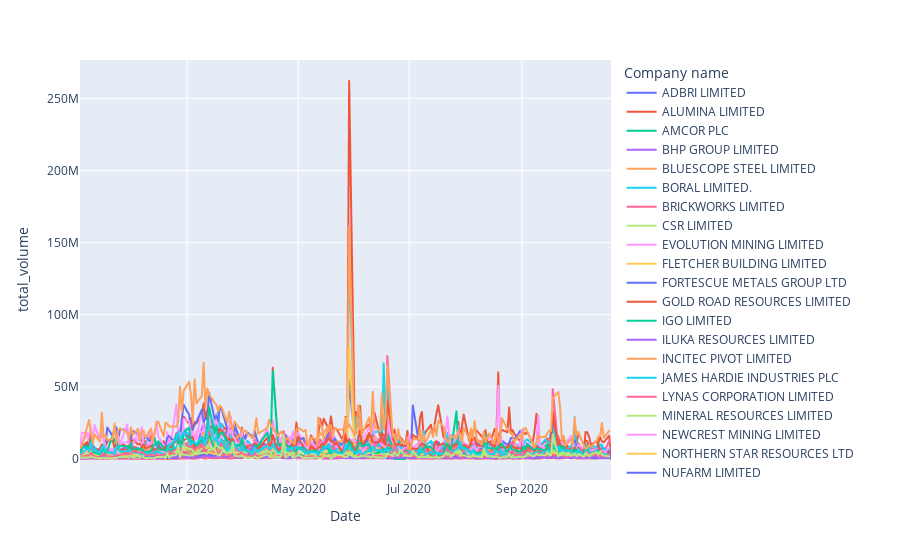

Notebook code cell kept with this figure:
### Code cell
#now, let's drill down to some inetresting sectors to see which underlying stocks contribute to the movements 
#materials
monthly_total_volume_company = asx_sector_price.groupby(['GICS industry group', 'Date', 'Company name'])['Volume'].agg('sum').reset_index(name="total_volume")

monthly_total_volume_company_MATERIAL = monthly_total_volume_company[(monthly_total_volume_company['GICS industry group'] == 'Materials')]

monthly_total_volume_company_MATERIAL_topStocks = monthly_total_volume_company_MATERIAL.groupby('Company name')['total_volume'].agg('sum').sort_values().tail(7)
monthly_total_volume_company_MATERIAL_topStocks.plot(x="Company name", y="total_volume",kind='barh')


fig1 = px.line(monthly_total_volume_company_MATERIAL, x="Date", y="total_volume", color='Company name')
fig1.show()

### Figure 1 — Plotly figure (JSON) as saved in the notebook; plotly's stock layout.template omitted (floating-point values rounded to 4 significant figures; data arrays with more than 128 entries replaced by an {"elided": "..."} marker saying what was removed)
{"data": [{"hovertemplate": "Company name=ADBRI LIMITED<br>Date=%{x}<br>total_volume=%{y}<extra></extra>", "legendgroup": "ADBRI LIMITED", "line": {"color": "#636efa", "dash": "solid"}, "mode": "lines", "name": "ADBRI LIMITED", "showlegend": true, "type": "scattergl", "x": {"elided": "205 str values"}, "xaxis": "x", "y": {"elided": "205 int values"}, "yaxis": "y"}, {"hovertemplate": "Company name=ALUMINA LIMITED<br>Date=%{x}<br>total_volume=%{y}<extra></extra>", "legendgroup": "ALUMINA LIMITED", "line": {"color": "#EF553B", "dash": "solid"}, "mode": "lines", "name": "ALUMINA LIMITED", "showlegend": true, "type": "scattergl", "x": {"elided": "205 str values"}, "xaxis": "x", "y": {"elided": "205 int values"}, "yaxis": "y"}, {"hovertemplate": "Company name=AMCOR PLC<br>Date=%{x}<br>total_volume=%{y}<extra></extra>", "legendgroup": "AMCOR PLC", "line": {"color": "#00cc96", "dash": "solid"}, "mode": "lines", "name": "AMCOR PLC", "showlegend": true, "type": "scattergl", "x": {"elided": "205 str values"}, "xaxis": "x", "y": {"elided": "205 int values"}, "yaxis": "y"}, {"hovertemplate": "Company name=BHP GROUP LIMITED<br>Date=%{x}<br>total_volume=%{y}<extra></extra>", "legendgroup": "BHP GROUP LIMITED", "line": {"color": "#ab63fa", "dash": "solid"}, "mode": "lines", "name": "BHP GROUP LIMITED", "showlegend": true, "type": "scattergl", "x": {"elided": "205 str values"}, "xaxis": "x", "y": {"elided": "205 int values"}, "yaxis": "y"}, {"hovertemplate": "Company name=BLUESCOPE STEEL LIMITED<br>Date=%{x}<br>total_volume=%{y}<extra></extra>", "legendgroup": "BLUESCOPE STEEL LIMITED", "line": {"color": "#FFA15A", "dash": "solid"}, "mode": "lines", "name": "BLUESCOPE STEEL LIMITED", "showlegend": true, "type": "scattergl", "x": {"elided": "205 str values"}, "xaxis": "x", "y": {"elided": "205 int values"}, "yaxis": "y"}, {"hovertemplate": "Company name=BORAL LIMITED.<br>Date=%{x}<br>total_volume=%{y}<extra></extra>", "legendgroup": "BORAL LIMITED.", "line": {"color": "#19d3f3", "dash": "solid"}, "mode": "lines", "name": "BORAL LIMITED.", "showlegend": true, "type": "scattergl", "x": {"elided": "205 str values"}, "xaxis": "x", "y": {"elided": "205 int values"}, "yaxis": "y"}, {"hovertemplate": "Company name=BRICKWORKS LIMITED<br>Date=%{x}<br>total_volume=%{y}<extra></extra>", "legendgroup": "BRICKWORKS LIMITED", "line": {"color": "#FF6692", "dash": "solid"}, "mode": "lines", "name": "BRICKWORKS LIMITED", "showlegend": true, "type": "scattergl", "x": {"elided": "205 str values"}, "xaxis": "x", "y": {"elided": "205 int values"}, "yaxis": "y"}, {"hovertemplate": "Company name=CSR LIMITED<br>Date=%{x}<br>total_volume=%{y}<extra></extra>", "legendgroup": "CSR LIMITED", "line": {"color": "#B6E880", "dash": "solid"}, "mode": "lines", "name": "CSR LIMITED", "showlegend": true, "type": "scattergl", "x": {"elided": "205 str values"}, "xaxis": "x", "y": {"elided": "205 int values"}, "yaxis": "y"}, {"hovertemplate": "Company name=EVOLUTION MINING LIMITED<br>Date=%{x}<br>total_volume=%{y}<extra></extra>", "legendgroup": "EVOLUTION MINING LIMITED", "line": {"color": "#FF97FF", "dash": "solid"}, "mode": "lines", "name": "EVOLUTION MINING LIMITED", "showlegend": true, "type": "scattergl", "x": {"elided": "205 str values"}, "xaxis": "x", "y": {"elided": "205 int values"}, "yaxis": "y"}, {"hovertemplate": "Company name=FLETCHER BUILDING LIMITED<br>Date=%{x}<br>total_volume=%{y}<extra></extra>", "legendgroup": "FLETCHER BUILDING LIMITED", "line": {"color": "#FECB52", "dash": "solid"}, "mode": "lines", "name": "FLETCHER BUILDING LIMITED", "showlegend": true, "type": "scattergl", "x": {"elided": "205 str values"}, "xaxis": "x", "y": {"elided": "205 int values"}, "yaxis": "y"}, {"hovertemplate": "Company name=FORTESCUE METALS GROUP LTD<br>Date=%{x}<br>total_volume=%{y}<extra></extra>", "legendgroup": "FORTESCUE METALS GROUP LTD", "line": {"color": "#636efa", "dash": "solid"}, "mode": "lines", "name": "FORTESCUE METALS GROUP LTD", "showlegend": true, "type": "scattergl", "x": {"elided": "205 str values"}, "xaxis": "x", "y": {"elided": "205 int values"}, "yaxis": "y"}, {"hovertemplate": "Company name=GOLD ROAD RESOURCES LIMITED<br>Date=%{x}<br>total_volume=%{y}<extra></extra>", "legendgroup": "GOLD ROAD RESOURCES LIMITED", "line": {"color": "#EF553B", "dash": "solid"}, "mode": "lines", "name": "GOLD ROAD RESOURCES LIMITED", "showlegend": true, "type": "scattergl", "x": {"elided": "204 str values"}, "xaxis": "x", "y": {"elided": "204 int values"}, "yaxis": "y"}, {"hovertemplate": "Company name=IGO LIMITED<br>Date=%{x}<br>total_volume=%{y}<extra></extra>", "legendgroup": "IGO LIMITED", "line": {"color": "#00cc96", "dash": "solid"}, "mode": "lines", "name": "IGO LIMITED", "showlegend": true, "type": "scattergl", "x": {"elided": "204 str values"}, "xaxis": "x", "y": {"elided": "204 int values"}, "yaxis": "y"}, {"hovertemplate": "Company name=ILUKA RESOURCES LIMITED<br>Date=%{x}<br>total_volume=%{y}<extra></extra>", "legendgroup": "ILUKA RESOURCES LIMITED", "line": {"color": "#ab63fa", "dash": "solid"}, "mode": "lines", "name": "ILUKA RESOURCES LIMITED", "showlegend": true, "type": "scattergl", "x": {"elided": "204 str values"}, "xaxis": "x", "y": {"elided": "204 int values"}, "yaxis": "y"}, {"hovertemplate": "Company name=INCITEC PIVOT LIMITED<br>Date=%{x}<br>total_volume=%{y}<extra></extra>", "legendgroup": "INCITEC PIVOT LIMITED", "line": {"color": "#FFA15A", "dash": "solid"}, "mode": "lines", "name": "INCITEC PIVOT LIMITED", "showlegend": true, "type": "scattergl", "x": {"elided": "204 str values"}, "xaxis": "x", "y": {"elided": "204 int values"}, "yaxis": "y"}, {"hovertemplate": "Company name=JAMES HARDIE INDUSTRIES PLC<br>Date=%{x}<br>total_volume=%{y}<extra></extra>", "legendgroup": "JAMES HARDIE INDUSTRIES PLC", "line": {"color": "#19d3f3", "dash": "solid"}, "mode": "lines", "name": "JAMES HARDIE INDUSTRIES PLC", "showlegend": true, "type": "scattergl", "x": {"elided": "204 str values"}, "xaxis": "x", "y": {"elided": "204 int values"}, "yaxis": "y"}, {"hovertemplate": "Company name=LYNAS CORPORATION LIMITED<br>Date=%{x}<br>total_volume=%{y}<extra></extra>", "legendgroup": "LYNAS CORPORATION LIMITED", "line": {"color": "#FF6692", "dash": "solid"}, "mode": "lines", "name": "LYNAS CORPORATION LIMITED", "showlegend": true, "type": "scattergl", "x": {"elided": "204 str values"}, "xaxis": "x", "y": {"elided": "204 int values"}, "yaxis": "y"}, {"hovertemplate": "Company name=MINERAL RESOURCES LIMITED<br>Date=%{x}<br>total_volume=%{y}<extra></extra>", "legendgroup": "MINERAL RESOURCES LIMITED", "line": {"color": "#B6E880", "dash": "solid"}, "mode": "lines", "name": "MINERAL RESOURCES LIMITED", "showlegend": true, "type": "scattergl", "x": {"elided": "204 str values"}, "xaxis": "x", "y": {"elided": "204 int values"}, "yaxis": "y"}, {"hovertemplate": "Company name=NEWCREST MINING LIMITED<br>Date=%{x}<br>total_volume=%{y}<extra></extra>", "legendgroup": "NEWCREST MINING LIMITED", "line": {"color": "#FF97FF", "dash": "solid"}, "mode": "lines", "name": "NEWCREST MINING LIMITED", "showlegend": true, "type": "scattergl", "x": {"elided": "204 str values"}, "xaxis": "x", "y": {"elided": "204 int values"}, "yaxis": "y"}, {"hovertemplate": "Company name=NORTHERN STAR RESOURCES LTD<br>Date=%{x}<br>total_volume=%{y}<extra></extra>", "legendgroup": "NORTHERN STAR RESOURCES LTD", "line": {"color": "#FECB52", "dash": "solid"}, "mode": "lines", "name": "NORTHERN STAR RESOURCES LTD", "showlegend": true, "type": "scattergl", "x": {"elided": "204 str values"}, "xaxis": "x", "y": {"elided": "204 int values"}, "yaxis": "y"}, {"hovertemplate": "Company name=NUFARM LIMITED<br>Date=%{x}<br>total_volume=%{y}<extra></extra>", "legendgroup": "NUFARM LIMITED", "line": {"color": "#636efa", "dash": "solid"}, "mode": "lines", "name": "NUFARM LIMITED", "showlegend": true, "type": "scattergl", "x": {"elided": "204 str values"}, "xaxis": "x", "y": {"elided": "204 int values"}, "yaxis": "y"}, {"hovertemplate": "Company name=ORICA LIMITED<br>Date=%{x}<br>total_volume=%{y}<extra></extra>", "legendgroup": "ORICA LIMITED", "line": {"color": "#EF553B", "dash": "solid"}, "mode": "lines", "name": "ORICA LIMITED", "showlegend": true, "type": "scattergl", "x": {"elided": "204 str values"}, "xaxis": "x", "y": {"elided": "204 int values"}, "yaxis": "y"}, {"hovertemplate": "Company name=ORORA LIMITED<br>Date=%{x}<br>total_volume=%{y}<extra></extra>", "legendgroup": "ORORA LIMITED", "line": {"color": "#00cc96", "dash": "solid"}, "mode": "lines", "name": "ORORA LIMITED", "showlegend": true, "type": "scattergl", "x": {"elided": "204 str values"}, "xaxis": "x", "y": {"elided": "204 int values"}, "yaxis": "y"}, {"hovertemplate": "Company name=OZ MINERALS LIMITED<br>Date=%{x}<br>total_volume=%{y}<extra></extra>", "legendgroup": "OZ MINERALS LIMITED", "line": {"color": "#ab63fa", "dash": "solid"}, "mode": "lines", "name": "OZ MINERALS LIMITED", "showlegend": true, "type": "scattergl", "x": {"elided": "204 str values"}, "xaxis": "x", "y": {"elided": "204 int values"}, "yaxis": "y"}, {"hovertemplate": "Company name=PERENTI GLOBAL LIMITED<br>Date=%{x}<br>total_volume=%{y}<extra></extra>", "legendgroup": "PERENTI GLOBAL LIMITED", "line": {"color": "#FFA15A", "dash": "solid"}, "mode": "lines", "name": "PERENTI GLOBAL LIMITED", "showlegend": true, "type": "scattergl", "x": {"elided": "204 str values"}, "xaxis": "x", "y": {"elided": "204 int values"}, "yaxis": "y"}, {"hovertemplate": "Company name=PERSEUS MINING LIMITED<br>Date=%{x}<br>total_volume=%{y}<extra></extra>", "legendgroup": "PERSEUS MINING LIMITED", "line": {"color": "#19d3f3", "dash": "solid"}, "mode": "lines", "name": "PERSEUS MINING LIMITED", "showlegend": true, "type": "scattergl", "x": {"elided": "204 str values"}, "xaxis": "x", "y": {"elided": "204 int values"}, "yaxis": "y"}, {"hovertemplate": "Company name=RAMELIUS RESOURCES LIMITED<br>Date=%{x}<br>total_volume=%{y}<extra></extra>", "legendgroup": "RAMELIUS RESOURCES LIMITED", "line": {"color": "#FF6692", "dash": "solid"}, "mode": "lines", "name": "RAMELIUS RESOURCES LIMITED", "showlegend": true, "type": "scattergl", "x": {"elided": "204 str values"}, "xaxis": "x", "y": {"elided": "204 int values"}, "yaxis": "y"}, {"hovertemplate": "Company name=REGIS RESOURCES LIMITED<br>Date=%{x}<br>total_volume=%{y}<extra></extra>", "legendgroup": "REGIS RESOURCES LIMITED", "line": {"color": "#B6E880", "dash": "solid"}, "mode": "lines", "name": "REGIS RESOURCES LIMITED", "showlegend": true, "type": "scattergl", "x": {"elided": "204 str values"}, "xaxis": "x", "y": {"elided": "204 int values"}, "yaxis": "y"}, {"hovertemplate": "Company name=RESOLUTE MINING LIMITED<br>Date=%{x}<br>total_volume=%{y}<extra></extra>", "legendgroup": "RESOLUTE MINING LIMITED", "line": {"color": "#FF97FF", "dash": "solid"}, "mode": "lines", "name": "RESOLUTE MINING LIMITED", "showlegend": true, "type": "scattergl", "x": {"elided": "204 str values"}, "xaxis": "x", "y": {"elided": "204 int values"}, "yaxis": "y"}, {"hovertemplate": "Company name=RIO TINTO LIMITED<br>Date=%{x}<br>total_volume=%{y}<extra></extra>", "legendgroup": "RIO TINTO LIMITED", "line": {"color": "#FECB52", "dash": "solid"}, "mode": "lines", "name": "RIO TINTO LIMITED", "showlegend": true, "type": "scattergl", "x": {"elided": "204 str values"}, "xaxis": "x", "y": {"elided": "204 int values"}, "yaxis": "y"}, {"hovertemplate": "Company name=SANDFIRE RESOURCES LIMITED<br>Date=%{x}<br>total_volume=%{y}<extra></extra>", "legendgroup": "SANDFIRE RESOURCES LIMITED", "line": {"color": "#636efa", "dash": "solid"}, "mode": "lines", "name": "SANDFIRE RESOURCES LIMITED", "showlegend": true, "type": "scattergl", "x": {"elided": "204 str values"}, "xaxis": "x", "y": {"elided": "204 int values"}, "yaxis": "y"}, {"hovertemplate": "Company name=SARACEN MINERAL HOLDINGS LIMITED<br>Date=%{x}<br>total_volume=%{y}<extra></extra>", "legendgroup": "SARACEN MINERAL HOLDINGS LIMITED", "line": {"color": "#EF553B", "dash": "solid"}, "mode": "lines", "name": "SARACEN MINERAL HOLDINGS LIMITED", "showlegend": true, "type": "scattergl", "x": {"elided": "204 str values"}, "xaxis": "x", "y": {"elided": "204 int values"}, "yaxis": "y"}, {"hovertemplate": "Company name=SILVER LAKE RESOURCES LIMITED<br>Date=%{x}<br>total_volume=%{y}<extra></extra>", "legendgroup": "SILVER LAKE RESOURCES LIMITED", "line": {"color": "#00cc96", "dash": "solid"}, "mode": "lines", "name": "SILVER LAKE RESOURCES LIMITED", "showlegend": true, "type": "scattergl", "x": {"elided": "204 str values"}, "xaxis": "x", "y": {"elided": "204 int values"}, "yaxis": "y"}, {"hovertemplate": "Company name=SIMS LIMITED<br>Date=%{x}<br>total_volume=%{y}<extra></extra>", "legendgroup": "SIMS LIMITED", "line": {"color": "#ab63fa", "dash": "solid"}, "mode": "lines", "name": "SIMS LIMITED", "showlegend": true, "type": "scattergl", "x": {"elided": "204 str values"}, "xaxis": "x", "y": {"elided": "204 int values"}, "yaxis": "y"}, {"hovertemplate": "Company name=SOUTH32 LIMITED<br>Date=%{x}<br>total_volume=%{y}<extra></extra>", "legendgroup": "SOUTH32 LIMITED", "line": {"color": "#FFA15A", "dash": "solid"}, "mode": "lines", "name": "SOUTH32 LIMITED", "showlegend": true, "type": "scattergl", "x": {"elided": "204 str values"}, "xaxis": "x", "y": {"elided": "204 int values"}, "yaxis": "y"}, {"hovertemplate": "Company name=ST BARBARA LIMITED<br>Date=%{x}<br>total_volume=%{y}<extra></extra>", "legendgroup": "ST BARBARA LIMITED", "line": {"color": "#19d3f3", "dash": "solid"}, "mode": "lines", "name": "ST BARBARA LIMITED", "showlegend": true, "type": "scattergl", "x": {"elided": "204 str values"}, "xaxis": "x", "y": {"elided": "204 int values"}, "yaxis": "y"}, {"hovertemplate": "Company name=WESTERN AREAS LIMITED<br>Date=%{x}<br>total_volume=%{y}<extra></extra>", "legendgroup": "WESTERN AREAS LIMITED", "line": {"color": "#FF6692", "dash": "solid"}, "mode": "lines", "name": "WESTERN AREAS LIMITED", "showlegend": true, "type": "scattergl", "x": {"elided": "204 str values"}, "xaxis": "x", "y": {"elided": "204 int values"}, "yaxis": "y"}, {"hovertemplate": "Company name=WESTGOLD RESOURCES LIMITED.<br>Date=%{x}<br>total_volume=%{y}<extra></extra>", "legendgroup": "WESTGOLD RESOURCES LIMITED.", "line": {"color": "#B6E880", "dash": "solid"}, "mode": "lines", "name": "WESTGOLD RESOURCES LIMITED.", "showlegend": true, "type": "scattergl", "x": {"elided": "204 str values"}, "xaxis": "x", "y": {"elided": "204 int values"}, "yaxis": "y"}], "layout": {"legend": {"title": {"text": "Company name"}, "tracegroupgap": 0}, "margin": {"t": 60}, "xaxis": {"anchor": "y", "domain": [0, 1], "title": {"text": "Date"}}, "yaxis": {"anchor": "x", "domain": [0, 1], "title": {"text": "total_volume"}}}}
